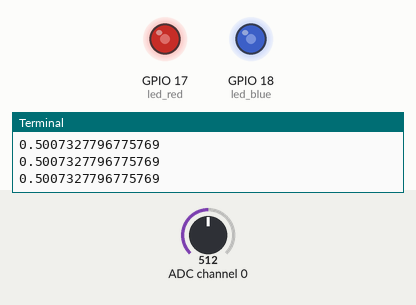
This program was run on a simulated Raspberry Pi (BCM pin numbers). Parts: output pins drawn as LEDs (lit = HIGH), the last lines printed to the terminal. The inputs (shaded band) are chosen by the test bench; at power-on: ADC channel 0 = 512 (analog values on the 0–1023 scale).

Above: at 1.2 s.
1.3 s: ADC channel 0 set to 716
At 2.5 s:
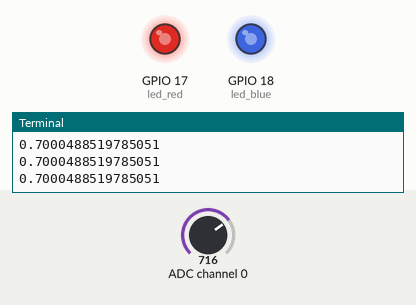
2.8 s: ADC channel 0 set to 900
At 3.2 s:
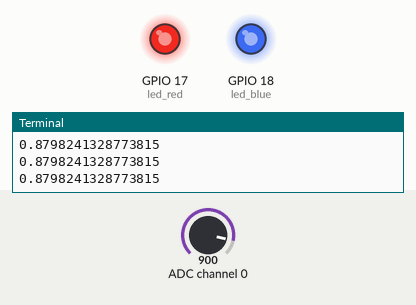
4.3 s: ADC channel 0 set to 511
At 4.7 s:
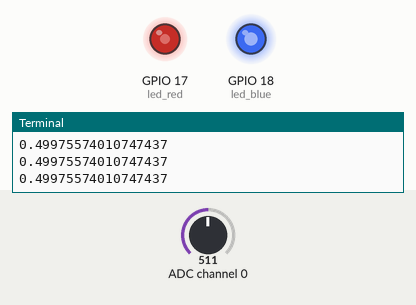
5.8 s: ADC channel 0 set to 122
At 6.3 s:
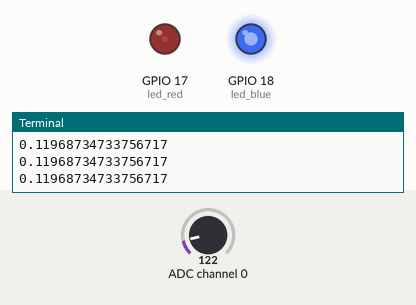
7.3 s: ADC channel 0 set to 0
At 8.1 s:
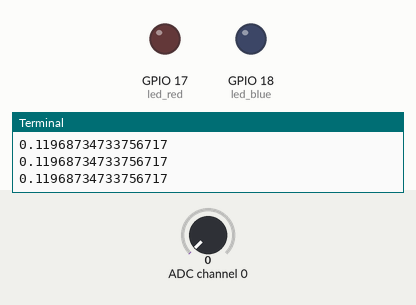
8.9 s: ADC channel 0 set to 306
At 9.3 s:
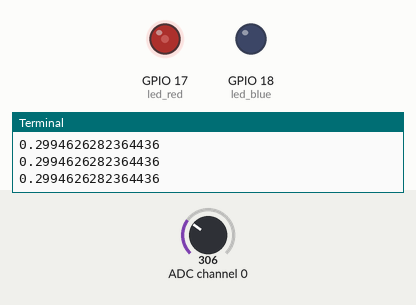
Timing chart, 0 to 11.4 s (numbered marks = the images above; inputs shaded):
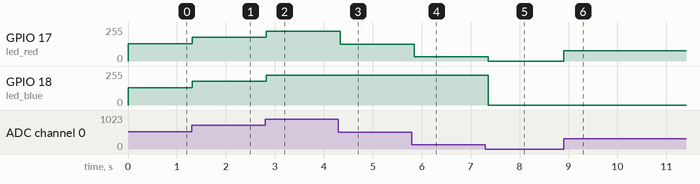

The program:

control_brightness.py
```python
from gpiozero import PWMLED, MCP3008
from time import sleep

# the potentiometer is connected to the ADC chip (MCP3008) via channel 0 (is pin 1 on the chip)
# via this channel the potentiometer will input an analog signal to the chip
pot = MCP3008(0)

# the red LED is connected to the rapsberry pi via GPIO pin 17
# the blue LED is connected to the rapsberry pi via GPIO pin 18
# with the PWMLED object we can apply Pulse-Width Modulation (PWM)
# PWM translates the analog signal of the potentiometer into digital pulses to the LED
# the more distance (or duty cycle) between the pulses, the lower the brightness of the LED
led_red = PWMLED(17)
led_blue = PWMLED(18)


while True:
    if pot.value < 0.001:
        led_red.value = 0
        led_blue.value = 0
    else:
        led_red.value = pot.value

        # blue LED starts lighting up after pot.value > 0.5
        if pot.value > 0.5:
            led_blue.value = pot.value

        print(pot.value)
        sleep(0.1)
```

Measured:
- after the input at 1.3 s, GPIO 17 (led_red), GPIO 18 (led_blue): 128/255 → 179/255 at once
- after the input at 2.8 s, GPIO 17 (led_red), GPIO 18 (led_blue): 179/255 → 224/255 at once
- after the input at 4.3 s, GPIO 17 (led_red): 224/255 → 127/255 at once
- after the input at 5.8 s, GPIO 17 (led_red): 127/255 → 31/255 after 0.05 s
- after the input at 7.3 s, GPIO 17 (led_red): 31/255 → 0/255 after 0.06 s; GPIO 18 (led_blue): 224/255 → 0/255 after 0.06 s
- after the input at 8.9 s, GPIO 17 (led_red): 0/255 → 76/255 at once
